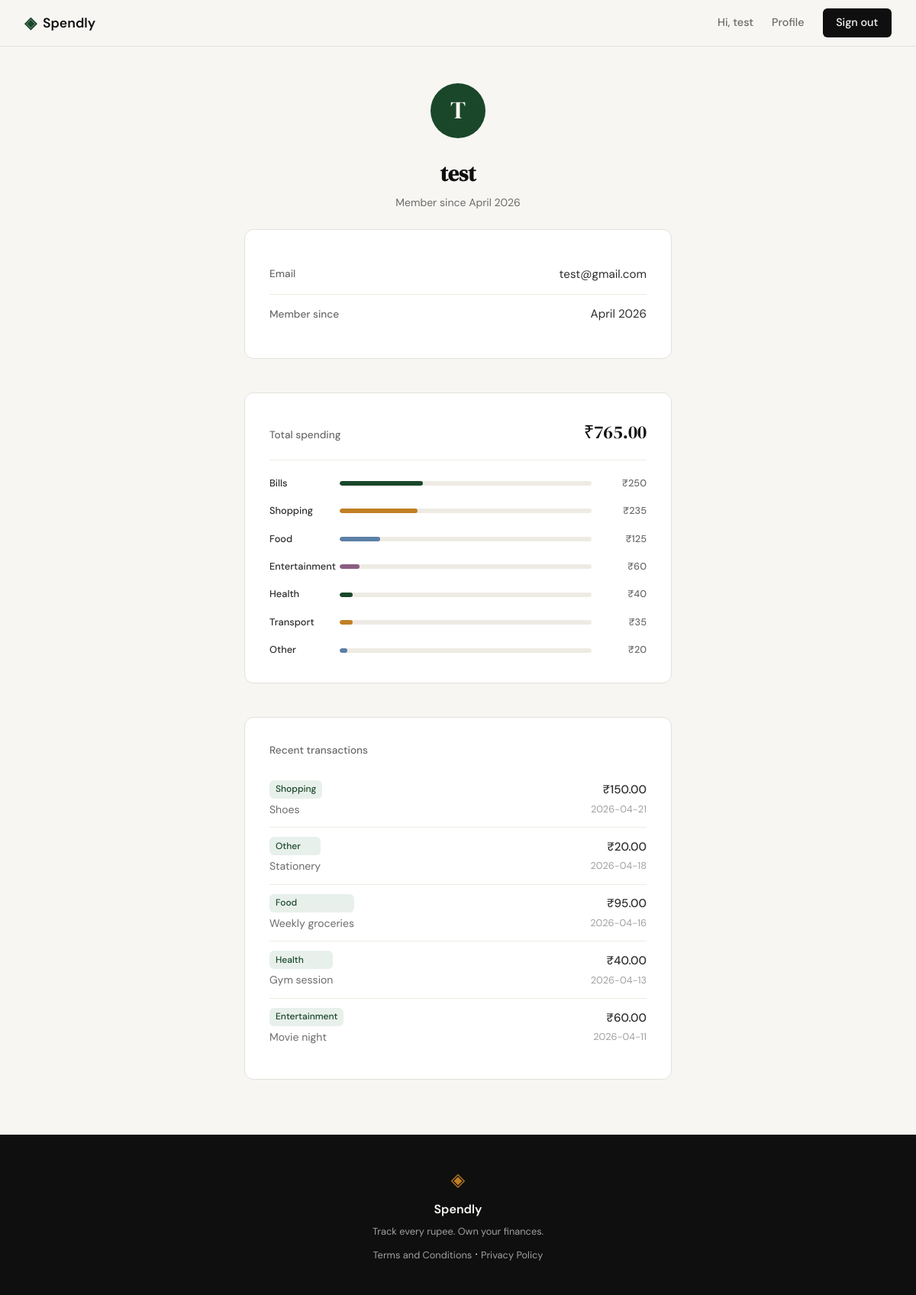
Page /profile (signed in) on the committed database.
### tables this page shows
CREATE TABLE users (
                id            INTEGER PRIMARY KEY AUTOINCREMENT,
                name          TEXT    NOT NULL,
                email         TEXT    NOT NULL UNIQUE,
                password_hash TEXT    NOT NULL,
                created_at    TEXT    DEFAULT (datetime('now'))
            );

CREATE TABLE expenses (
                id          INTEGER PRIMARY KEY AUTOINCREMENT,
                user_id     INTEGER NOT NULL REFERENCES users(id),
                amount      REAL    NOT NULL,
                category    TEXT    NOT NULL,
                date        TEXT    NOT NULL,
                description TEXT,
                created_at  TEXT    DEFAULT (datetime('now'))
            );

### app.py (the view)
@app.route("/profile")
def profile():
    if not session.get("user_id"):
        return redirect(url_for("login"))
    db = get_db()
    user = db.execute(
        "SELECT name, email, created_at FROM users WHERE id = ?",
        (session["user_id"],)
    ).fetchone()
    if user is None:
        session.clear()
        return redirect(url_for("login"))
    member_since = datetime.strptime(user["created_at"][:10], "%Y-%m-%d").strftime("%B %Y")
    total_spent = db.execute(
        "SELECT COALESCE(SUM(amount), 0) FROM expenses WHERE user_id = ?",
        (session["user_id"],)
    ).fetchone()[0]
    cat_rows = db.execute(
        "SELECT category, SUM(amount) as total FROM expenses WHERE user_id = ?"
        " GROUP BY category ORDER BY total DESC",
        (session["user_id"],)
    ).fetchall()
    categories = [
        {
            "name": r["category"],
            "total": r["total"],
            "pct": round(r["total"] / total_spent * 100) if total_spent else 0,
        }
        for r in cat_rows
    ]
    recent = db.execute(
        "SELECT amount, category, date, description FROM expenses"
        " WHERE user_id = ? ORDER BY date DESC LIMIT 5",
        (session["user_id"],)
    ).fetchall()
    return render_template("profile.html",
        user=user,
        member_since=member_since,
        total_spent=total_spent,
        categories=categories,
        recent=recent,
    )

### database/db.py (called while the page is built)
def get_db():
    conn = sqlite3.connect(DB_PATH)
    conn.row_factory = sqlite3.Row
    conn.execute("PRAGMA foreign_keys = ON")
    return conn

### templates/profile.html (shortened to what this page needs)
{% extends "base.html" %}
{% block content %}
<section class="profile-page">
    <div class="profile-wrap">
        <div class="profile-head">
            <div class="profile-avatar">{{ user.name[0].upper() }}</div>
            <h1 class="profile-name">{{ user.name }}</h1>
            <p class="profile-since">Member since {{ member_since }}</p>
        </div>
        <div class="auth-card">
            <div class="profile-field">
                <span class="profile-label">Email</span>
                <span class="profile-value">{{ user.email }}</span>
            </div>
            <div class="profile-field profile-field--last">
                <span class="profile-label">Member since</span>
                <span class="profile-value">{{ member_since }}</span>
            </div>
        </div>
        {% if categories %}
        <div class="auth-card">
            <div class="profile-spend-header">
                <span class="profile-label">Total spending</span>
                <span class="profile-spend-total">&#8377;{{ "%.2f"|format(total_spent) }}</span>
            </div>
            {% set bar_mods = ['', ' mock-bar-2', ' mock-bar-3', ' mock-bar-4'] %}
            <div class="mock-bars">
                {% for cat in categories %}
                <div class="mock-bar-row">
                    <span class="mock-cat">{{ cat.name }}</span>
                    <div class="mock-bar-track">
                        <div class="mock-bar{{ bar_mods[loop.index0 % 4] }}" style="width: {{ cat.pct }}%"></div>
                    </div>
                    <span class="mock-amt">&#8377;{{ "%.0f"|format(cat.total) }}</span>
                </div>
                {% endfor %}
            </div>
        </div>
        {% endif %}
        {% if recent %}
        <div class="auth-card">
            <p class="profile-section-label">Recent transactions</p>
            <div class="txn-list">
                {% for txn in recent %}
                <div class="txn-row{% if loop.last %} txn-row--last{% endif %}">
                    <div class="txn-left">
                        <span class="txn-cat">{{ txn.category }}</span>
                        <span class="txn-desc">{{ txn.description or '—' }}</span>
                    </div>
                    <div class="txn-right">
                        <span class="txn-amt">&#8377;{{ "%.2f"|format(txn.amount) }}</span>
                        <span class="txn-date">{{ txn.date }}</span>
                    </div>
                </div>
                {% endfor %}
            </div>
        </div>
        {% endif %}
    </div>
</section>
{% endblock %}

### templates/base.html (shortened to what this page needs)
<!DOCTYPE html>
<html lang="en">
<head>
    <link rel="stylesheet" href="{{ url_for('static', filename='css/style.css') }}">
</head>
<body>
    <nav class="navbar">
        <div class="nav-inner">
            <a href="{{ url_for('landing') }}" class="nav-brand">
                <span class="brand-icon">◈</span>
                <span class="brand-name">Spendly</span>
            </a>
            <div class="nav-links">
                {% if session.get('user_id') %}
                    <span class="nav-greeting">Hi, {{ session['user_name'] }}</span>
                    <a href="{{ url_for('profile') }}">Profile</a>
                    <a href="{{ url_for('logout') }}" class="nav-cta">Sign out</a>
                {% else %}
                    <a href="{{ url_for('login') }}">Sign in</a>
                    <a href="{{ url_for('register') }}" class="nav-cta">Get started</a>
                {% endif %}
            </div>
        </div>
    </nav>
    <main class="main-content">
        {% block content %}{% endblock %}
    </main>
    <footer class="footer">
        <div class="footer-inner">
            <span class="brand-icon">◈</span>
            <span class="footer-name">Spendly</span>
            <p class="footer-copy">Track every rupee. Own your finances.</p>
            <p><a href="/terms">Terms and Conditions</a> &middot; <a href="/privacy">Privacy Policy</a></p>
        </div>
    </footer>
</body>
</html>

### rows in the picture
users: user_name "test", name "T", name "test", email "test@gmail.com"
expenses: name "Bills", {{ cat.pct }} 33 (drawn), total "250"
expenses: name "Transport", {{ cat.pct }} 5 (drawn), total "35"
expenses: category "Shopping", description "Shoes", amount "150.00", date "2026-04-21"
expenses: category "Other", description "Stationery", amount "20.00", date "2026-04-18"
expenses: category "Food", description "Weekly groceries", amount "95.00", date "2026-04-16"
expenses: category "Health", description "Gym session", amount "40.00", date "2026-04-13"
expenses: category "Entertainment", description "Movie night", amount "60.00", date "2026-04-11"

### other values in the picture
{{ member_since }} "April 2026"
{{ "%.2f"|format(total_spent) }} "765.00"
{{ cat.name }} "Shopping" "Food" "Entertainment" "Health" "Other"
{{ "%.0f"|format(cat.total) }} "235" "125" "60" "40" "20"
